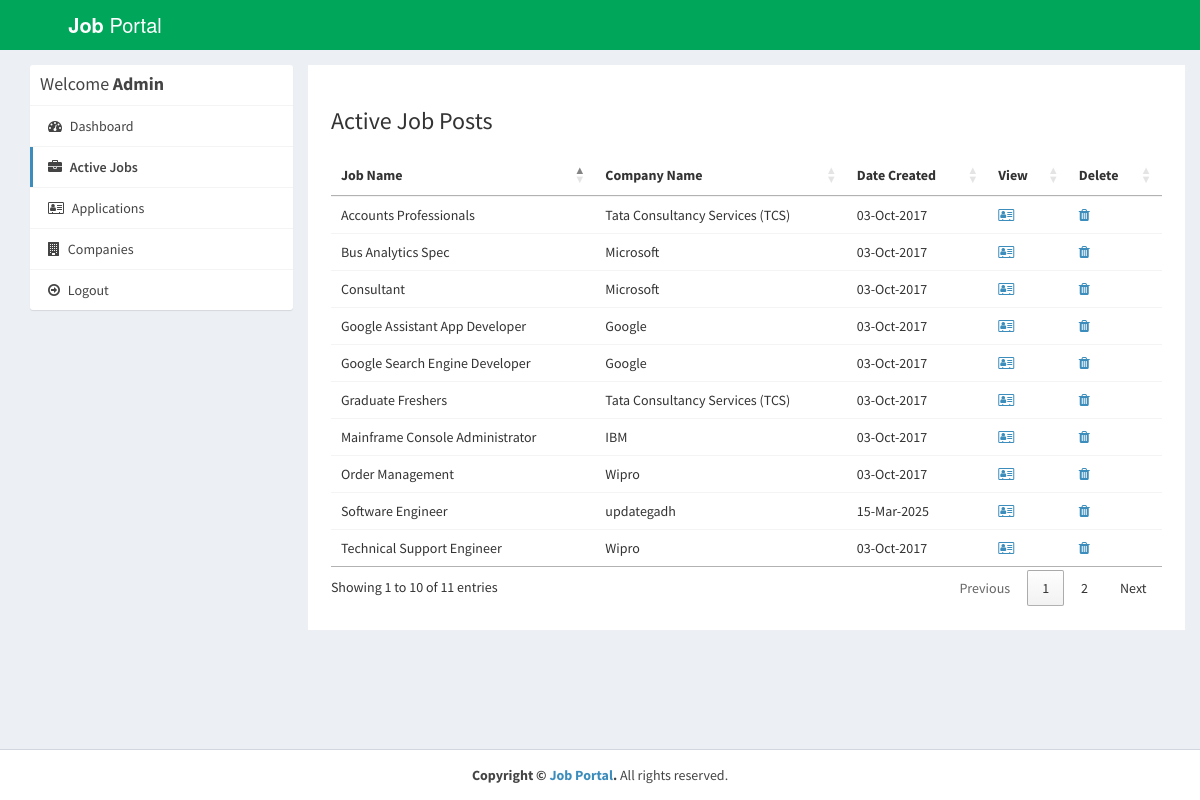
/admin/active-jobs.php (signed in), run on the app's committed database.
### tables this page shows
CREATE TABLE `job_post` (
  `id_jobpost` int(11) NOT NULL,
  `id_company` int(11) NOT NULL,
  `jobtitle` varchar(255) NOT NULL,
  `description` text NOT NULL,
  `minimumsalary` varchar(255) NOT NULL,
  `maximumsalary` varchar(255) NOT NULL,
  `experience` varchar(255) NOT NULL,
  `qualification` varchar(255) NOT NULL,
  `createdat` timestamp NOT NULL DEFAULT current_timestamp()
);

CREATE TABLE `company` (
  `id_company` int(11) NOT NULL,
  `name` varchar(255) NOT NULL,
  `companyname` varchar(255) NOT NULL,
  `country` varchar(255) NOT NULL,
  `state` varchar(255) NOT NULL,
  `city` varchar(255) NOT NULL,
  `contactno` varchar(255) NOT NULL,
  `website` varchar(255) NOT NULL,
  `email` varchar(255) NOT NULL,
  `password` varchar(255) NOT NULL,
  `aboutme` varchar(255) DEFAULT NULL,
  `logo` varchar(255) NOT NULL,
  `createdAt` timestamp NOT NULL DEFAULT current_timestamp(),
  `active` int(11) NOT NULL DEFAULT 2
);

### admin/active-jobs.php (the view, shortened to what this page needs)
<?php
require_once("../db.php");
?>
<!DOCTYPE html>
<html>
<head>
  <link rel="stylesheet" href="https://cdnjs.cloudflare.com/ajax/libs/twitter-bootstrap/3.3.7/css/bootstrap.min.css">
  <link rel="stylesheet" href="https://cdnjs.cloudflare.com/ajax/libs/font-awesome/4.7.0/css/font-awesome.min.css">
  <link rel="stylesheet" href="https://cdnjs.cloudflare.com/ajax/libs/ionicons/2.0.1/css/ionicons.min.css">
  <link rel="stylesheet" href="https://cdn.datatables.net/1.10.15/css/jquery.dataTables.min.css">
  <link rel="stylesheet" href="../css/AdminLTE.min.css">
  <link rel="stylesheet" href="../css/_all-skins.min.css">
  <link rel="stylesheet" href="../css/custom.css">
</head>
<body class="hold-transition skin-green sidebar-mini">
<div class="wrapper">
  <header class="main-header">
    <a href="index.php" class="logo logo-bg">
      <span class="logo-lg"><b>Job</b> Portal</span>
    </a>
    <nav class="navbar navbar-static-top">
    </nav>
  </header>
  <div class="content-wrapper" style="margin-left: 0px;">
    <section id="candidates" class="content-header">
      <div class="container">
        <div class="row">
          <div class="col-md-3">
            <div class="box box-solid">
              <div class="box-header with-border">
                <h3 class="box-title">Welcome <b>Admin</b></h3>
              </div>
              <div class="box-body no-padding">
                <ul class="nav nav-pills nav-stacked">
                  <li><a href="dashboard.php"><i class="fa fa-dashboard"></i> Dashboard</a></li>
                  <li class="active"><a href="active-jobs.php"><i class="fa fa-briefcase"></i> Active Jobs</a></li>
                  <li><a href="applications.php"><i class="fa fa-address-card-o"></i> Applications</a></li>
                  <li><a href="companies.php"><i class="fa fa-building"></i> Companies</a></li>
                  <li><a href="../logout.php"><i class="fa fa-arrow-circle-o-right"></i> Logout</a></li>
                </ul>
              </div>
            </div>
          </div>
          <div class="col-md-9 bg-white padding-2">
            <h3>Active Job Posts</h3>
            <div class="row margin-top-20">
              <div class="col-md-12">
                <div class="box-body table-responsive no-padding">
                  <table id="example2" class="table table-hover">
                    <thead>
                      <th>Job Name</th>
                      <th>Company Name</th>
                      <th>Date Created</th>
                      <th>View</th>
                      <th>Delete</th>
                    </thead>
                    <tbody>
                      <?php
                      $sql = "SELECT job_post.*, company.companyname FROM job_post INNER JOIN company ON job_post.id_company=company.id_company";
                      $result = $conn->query($sql);
                      if($result->num_rows > 0) {
                        while($row = $result->fetch_assoc()) {
                      ?>
                      <tr>
                        <td><?php echo $row['jobtitle']; ?></td>
                        <td><?php echo $row['companyname']; ?></td>
                        <td><?php echo date("d-M-Y", strtotime($row['createdat'])); ?></td>
                        <td><a href="view-job-post.php?id=<?php echo $row['id_jobpost']; ?>"><i class="fa fa-address-card-o"></i></a></td>
                        <td><a href="delete-job-post.php?id=<?php echo $row['id_jobpost']; ?>"><i class="fa fa-trash"></i></a></td>
                      </tr>
                            <?php
                        }
                      }
                    ?>
                    </tbody>
                  </table>
                </div>
              </div>
            </div>
          </div>
        </div>
      </div>
    </section>
  </div>
  <footer class="main-footer" style="margin-left: 0px;">
    <div class="text-center">
      <strong>Copyright &copy;  <a href="https://updategadh.com/">Job Portal</a>.</strong> All rights
    reserved.
    </div>
  </footer>
</div>
</body>
</html>

### css/custom.css (style rules this page uses)
.logo-bg { background-color: #00A65A !important; }
.margin-top-20 { margin-top: 20px; }
.padding-2 { padding: 2%; }
.bg-white { background-color: #fff; }

### data on the page
job_post: jobtitle "Google Assistant App Developer", id_company.companyname "Google", createdat "03-Oct-2017"
job_post: jobtitle "Google Search Engine Developer", id_company.companyname "Google", createdat "03-Oct-2017"
job_post: jobtitle "Accounts Professionals", id_company.companyname "Tata Consultancy Services (TCS)", createdat "03-Oct-2017"
job_post: jobtitle "Graduate Freshers", id_company.companyname "Tata Consultancy Services (TCS)", createdat "03-Oct-2017"
job_post: jobtitle "Order Management", id_company.companyname "Wipro", createdat "03-Oct-2017"
job_post: jobtitle "Technical Support Engineer", id_company.companyname "Wipro", createdat "03-Oct-2017"
job_post: jobtitle "Bus Analytics Spec", id_company.companyname "Microsoft", createdat "03-Oct-2017"
job_post: jobtitle "Consultant", id_company.companyname "Microsoft", createdat "03-Oct-2017"
job_post: jobtitle "Mainframe Console Administrator", id_company.companyname "IBM", createdat "03-Oct-2017"
job_post: jobtitle "Software Engineer", id_company.companyname "updategadh", createdat "15-Mar-2025"
